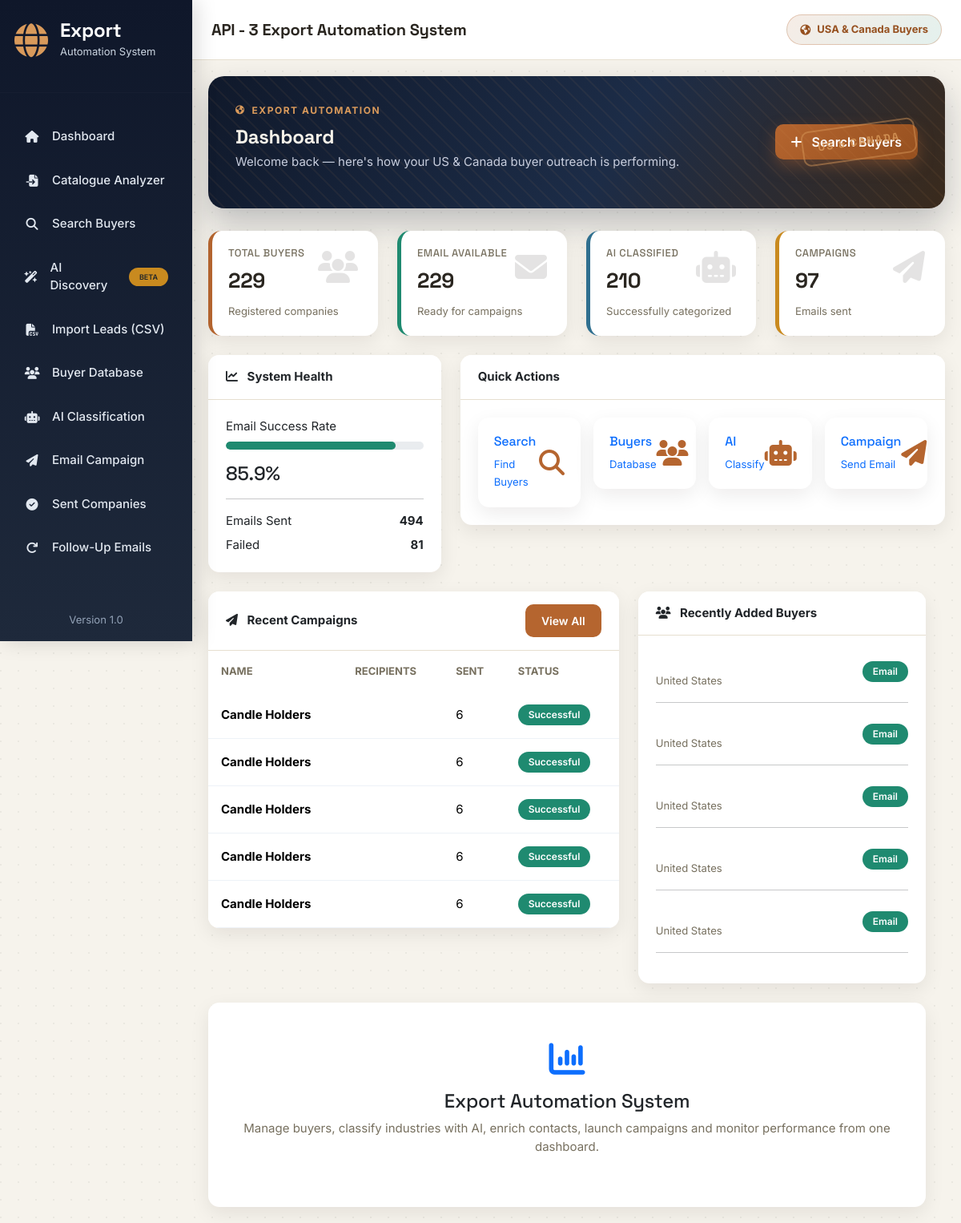
Page /dashboard on the earlier database version.
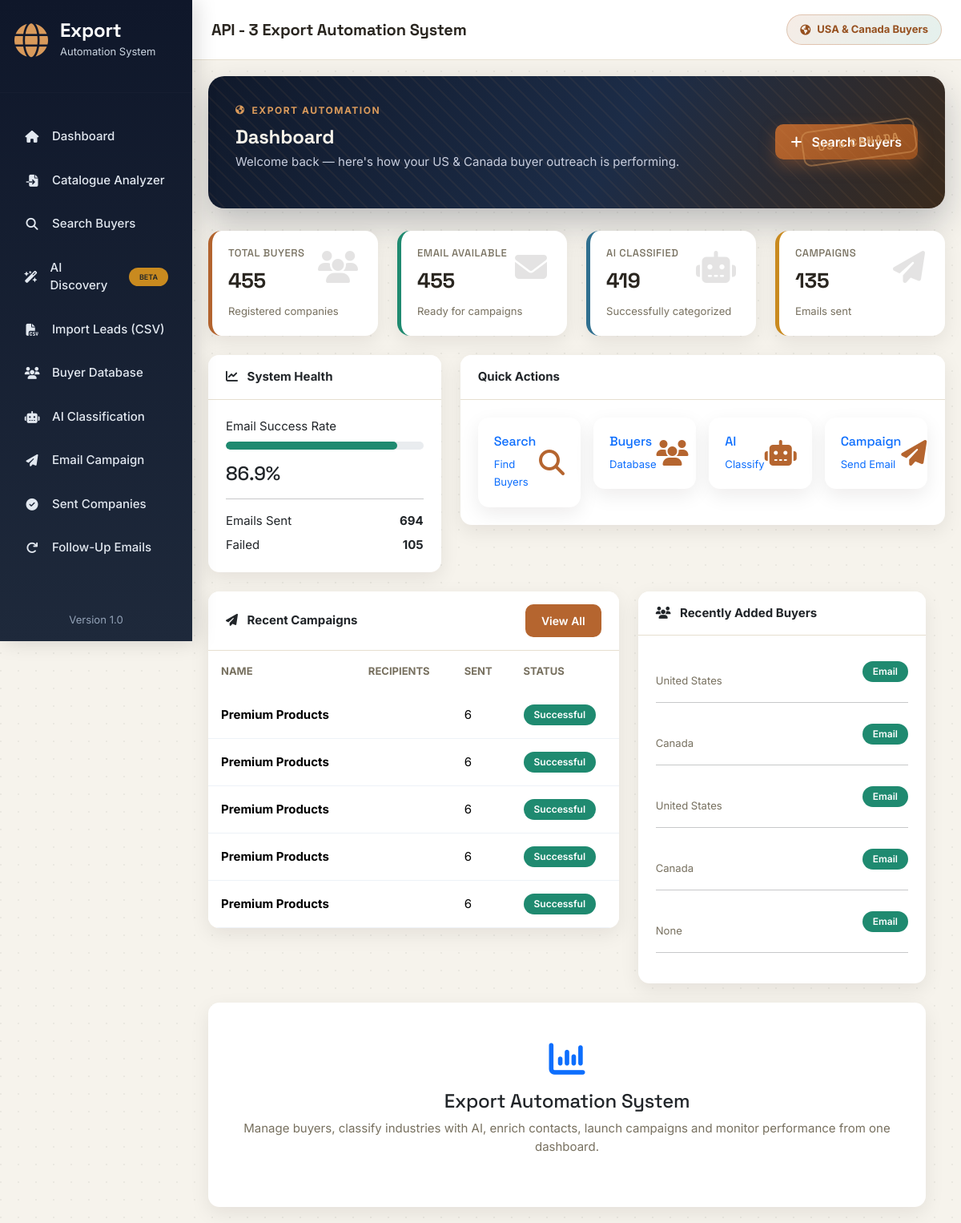
Same page on the later database version.
### app/models.py (models this page shows)
class Campaign(db.Model):
    __tablename__ = "campaigns"
    id = db.Column(db.Integer, primary_key=True)
    campaign_name = db.Column(db.String(150), nullable=False)
    subject = db.Column(db.String(255), nullable=False)
    body = db.Column(db.Text, nullable=False)
    recipients = db.Column(db.Integer, default=0)
    sent = db.Column(db.Integer, default=0)
    failed = db.Column(db.Integer, default=0)
    created_at = db.Column(
        db.DateTime,
        default=datetime.utcnow
    )

class Buyer(db.Model):
    __tablename__ = "buyers"
    id = db.Column(db.Integer, primary_key=True)
    company = db.Column(db.String(200), nullable=False)
    buyer_name = db.Column(db.String(200))
    email = db.Column(db.String(255))
    website = db.Column(db.String(300), unique=True)
    snippet = db.Column(db.Text)
    country = db.Column(db.String(100))
    state = db.Column(db.String(50))
    phone = db.Column(db.String(100))
    source = db.Column(db.String(100))
    category = db.Column(db.String(100), default="Unknown")
    status = db.Column(db.String(50), default="New")
    lead_score = db.Column(db.Integer)
    outreach_priority = db.Column(db.String(20))
    lead_score_reasons = db.Column(db.Text)
    product_match_percent = db.Column(db.Integer)
    relevant_categories = db.Column(db.String(500))
    style_estimate = db.Column(db.String(150))
    positioning_estimate = db.Column(db.String(100))
    recommended_products = db.Column(db.Text)
    decision_maker_name = db.Column(db.String(150))
    decision_maker_title = db.Column(db.String(150))
    email_domain_verified = db.Column(db.Boolean)
    email_live_verified = db.Column(db.Boolean)
    analyzed_at = db.Column(db.DateTime)
    pipeline_stage = db.Column(db.String(50), default="Discovered")
    needs_follow_up = db.Column(db.Boolean, default=False)
    created_at = db.Column(
        db.DateTime,
        default=datetime.utcnow
    )

### app/routes/dashboard.py (the view)
@dashboard_bp.route("/")
@dashboard_bp.route("/dashboard")
def dashboard():
    data = DashboardService().get_dashboard_data()
    return render_template(
        "dashboard.html",
        total_buyers=data.get("total_buyers", 0),
        email_buyers=data.get("email_buyers", 0),
        classified_buyers=data.get("classified_buyers", 0),
        total_campaigns=data.get("total_campaigns", 0),
        total_sent=data.get("total_sent", 0),
        total_failed=data.get("total_failed", 0),
        success_rate=data.get("success_rate", 0),
        recent_campaigns=data.get("recent_campaigns", []),
        recent_buyers=data.get("recent_buyers", []),
    )

### app/templates/dashboard.html (shortened to what the changed rows need)
{% extends "base.html" %}
{% block content %}
<div class="fade-up">
    <div class="hero-banner d-flex justify-content-between align-items-center">
        <div>
            <h2>
                Dashboard
            </h2>
        </div>
    </div>
    <div class="row g-4">
        <div class="col-xl-3 col-md-6">
            <div class="stats-card stats-primary">
                <i class="fa-solid fa-users"></i>
                <h6>Total Buyers</h6>
                <h2>{{ total_buyers }}</h2>
                <small class="text-muted">
                    Registered companies
                </small>
            </div>
        </div>
        <div class="col-xl-3 col-md-6">
            <div class="stats-card stats-success">
                <i class="fa-solid fa-envelope"></i>
                <h6>Email Available</h6>
                <h2>{{ email_buyers }}</h2>
                <small class="text-muted">
                    Ready for campaigns
                </small>
            </div>
        </div>
        <div class="col-xl-3 col-md-6">
            <div class="stats-card stats-info">
                <i class="fa-solid fa-robot"></i>
                <h6>AI Classified</h6>
                <h2>{{ classified_buyers }}</h2>
                <small class="text-muted">
                    Successfully categorized
                </small>
            </div>
        </div>
        <div class="col-xl-3 col-md-6">
            <div class="stats-card stats-warning">
                <i class="fa-solid fa-paper-plane"></i>
                <h6>Campaigns</h6>
                <h2>{{ total_campaigns }}</h2>
                <small class="text-muted">
                    Emails sent
                </small>
            </div>
        </div>
    </div>
<div class="row mt-4">
    <div class="col-lg-4">
        <div class="card">
            <div class="card-body">
                <p class="mb-2">
                    Email Success Rate
                </p>
                <div class="progress mb-3">
                    <div
                        id="progressBar"
                        class="progress-bar bg-success">
                    </div>
                </div>
                <h4>
                    {{ success_rate }}%
                </h4>
                <hr>
                <div class="d-flex justify-content-between">
                    <span>Emails Sent</span>
                    <strong>{{ total_sent }}</strong>
                </div>
                <div class="d-flex justify-content-between mt-2">
                    <span>Failed</span>
                    <strong>{{ total_failed }}</strong>
                </div>
            </div>
        </div>
    </div>
<div class="row mt-4">
    <div class="col-lg-7">
        <div class="card">
            <div class="card-body p-0">
                <div class="table-responsive">
                    <table class="table">
                        <thead>
                            <tr>
                                <th>Name</th>
                                <th>Recipients</th>
                                <th>Sent</th>
                                <th>Status</th>
                            </tr>
                        </thead>
                        <tbody>
                        {% for campaign in recent_campaigns %}
                            <tr>
                                <td>
                                    <strong>
                                        {{ campaign.campaign_name }}
                                    </strong>
                                </td>
                                <td>
                                </td>
                                <td>
                                    {{ campaign.sent }}
                                </td>
                                <td>
                                    {% if campaign.failed == 0 %}
                                    <span class="badge bg-success">
                                        Successful
                                    </span>
                                    {% else %}
                                    <span class="badge bg-warning">
                                        Partial
                                    </span>
                                    {% endif %}
                                </td>
                            </tr>
                        {% else %}
                            <tr>
                                <td colspan="4" class="text-center py-4">
                                    No campaigns found.
                                </td>
                            </tr>
                        {% endfor %}
                        </tbody>
                    </table>
                </div>
            </div>
        </div>
    </div>
    <div class="col-lg-5">
        <div class="card">
            <div class="card-body">
                {% for buyer in recent_buyers %}
                <div class="d-flex justify-content-between align-items-center mb-3">
                    <div>
                        <br>
                        <small class="text-muted">
                            {{ buyer.country }}
                        </small>
                    </div>
                    <div>
                        {% if buyer.email %}
                        <span class="badge bg-success">
                            Email
                        </span>
                        {% else %}
                        <span class="badge bg-danger">
                            No Email
                        </span>
                        {% endif %}
                    </div>
                </div>
                <hr>
                {% else %}
                <p class="text-center">
                    No buyers found.
                </p>
                {% endfor %}
            </div>
        </div>
    </div>
</div>
</div>
{% endblock %}

Differences in the rows shown:
no longer on this page (row unchanged): Campaign: campaign_name "Candle Holders", sent "6", failed "Successful"
no longer on this page (row unchanged): Campaign: campaign_name "Candle Holders", sent "6", failed "Successful"
no longer on this page (row unchanged): Campaign: campaign_name "Candle Holders", sent "6", failed "Successful"
no longer on this page (row unchanged): Campaign: campaign_name "Candle Holders", sent "6", failed "Successful"
no longer on this page (row unchanged): Campaign: campaign_name "Candle Holders", sent "6", failed "Successful"
no longer on this page (row edited): Buyer: country "United States", email "Email"
no longer on this page (row edited): Buyer: country "United States", shows "Email"
no longer on this page (row edited): Buyer: country "United States", shows "Email"
added Campaign: campaign_name "Premium Products", sent "6", failed "Successful"
added Campaign: campaign_name "Premium Products", sent "6", failed "Successful"
added Campaign: campaign_name "Premium Products", sent "6", failed "Successful"
added Campaign: campaign_name "Premium Products", sent "6", failed "Successful"
added Campaign: campaign_name "Premium Products", sent "6", failed "Successful"
added Buyer: country "Canada", email "Email"
added Buyer: country "Canada", shows "Email"
added Buyer: country "None", email "Email"
Other differences:
{{ total_buyers }}: "229" → "455"
{{ email_buyers }}: "229" → "455"
{{ classified_buyers }}: "210" → "419"
{{ total_campaigns }}: "97" → "135"
{{ success_rate }}: "85.9" → "86.9"
{{ total_sent }}: "494" → "694"
{{ total_failed }}: "81" → "105"
